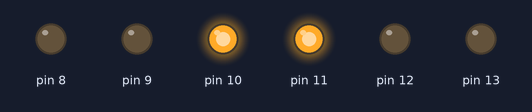
The sketch below on a simulated Arduino Uno, built with avr-gcc and run on an emulated ATmega328P. Parts: output pins drawn as LEDs (lit = HIGH). Random numbers use the default seed unless the sketch sets one.

Above: at 0.1 s.
At 4.9 s:
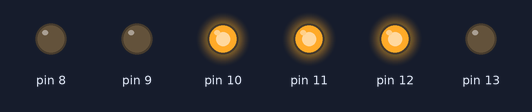
At 7.6 s:
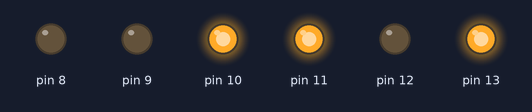
At 17.8 s:
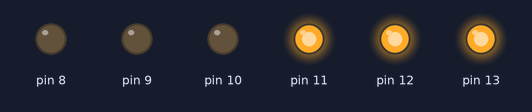
At 25.1 s:
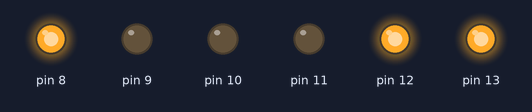
At 35.0 s:
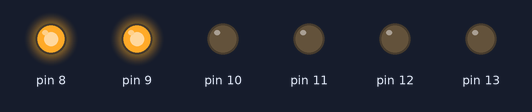
Timing chart, 0 to 36.5 s (numbered marks = the images above):
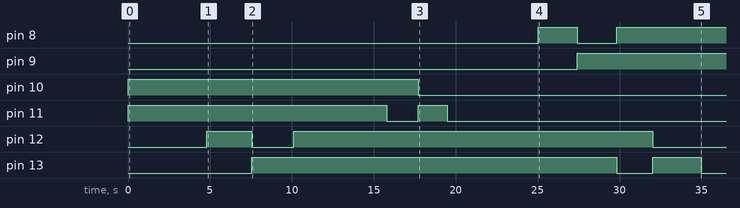

Measured:
- by itself, pin 8: LOW → HIGH at 25.0 s, → LOW 2.4 s later, → HIGH 2.4 s later
- by itself, pin 9: LOW → HIGH at 27.4 s
- by itself, pin 10: LOW → HIGH at 0.00 s, → LOW 17.7 s later
- by itself, pin 11: LOW → HIGH at 0.00 s, → LOW 15.8 s later, → HIGH 1.9 s later, → LOW 1.8 s later
- by itself, pin 12: LOW → HIGH at 4.8 s, → LOW 2.7 s later, → HIGH 2.6 s later, → LOW 21.9 s later
- by itself, pin 13: LOW → HIGH at 7.6 s, → LOW 22.3 s later, → HIGH 2.2 s later, → LOW 2.9 s later

The sketch:

Display2016_PAR_STEM_trees_2.ino
```cpp
//PB0 - PB5 (D8 - D13) for ProTrinket 5V/16MHz
//PAR LEDs on SSRs connected to PB0 - PB5, 2 PARs per SSR

#define white1  0x01
#define white2  0x02
#define green1  0x04
#define green2  0x08
#define red1    0x10
#define red2    0x20

#define bitMask 0xff

//#define time1   5000
//#define time2   2000

void setup(){
  DDRB |= 0x3f;
  PORTB &= 0xc0;


}

void loop(){
  PORTB |= green1 + green2;
  delay(random(4000, 6000));
  PORTB &= 0xc0;
  PORTB |= green1 + green2 + red1;
  delay(random(1500, 3000));
  PORTB &= 0xc0;
  PORTB |= green1 + green2 + red2;
  delay(random(1500, 3000));
  PORTB &= 0xc0;
  PORTB |= green1 + green2 + red1 + red2;
  delay(random(4000, 6000));
  PORTB &= 0xc0;
  PORTB |= green1 + red1 + red2;
  delay(random(1500, 3000));
  PORTB &= 0xc0;
  PORTB |= green2 + red1 + red2;
  delay(random(1500, 3000));
  PORTB &= 0xc0;
  PORTB |= red1 + red2;
  delay(random(4000, 6000));
  PORTB &= 0xc0;
  PORTB |= white1 + red1 + red2;
  delay(random(1500, 3000));
  PORTB &= 0xc0;
  PORTB |= white2 + red1 + red2;
  delay(random(1500, 3000));
  PORTB &= 0xc0;
  PORTB |= white1 + white2 + red1;
  delay(random(1500, 3000));
  PORTB &= 0xc0;
  PORTB |= white1 + white2 + red2;
  delay(random(1500, 3000));
  PORTB &= 0xc0;
  PORTB |= white1 + white2;
  delay(random(6000, 10000));
  PORTB &= 0xc0;

}
```
